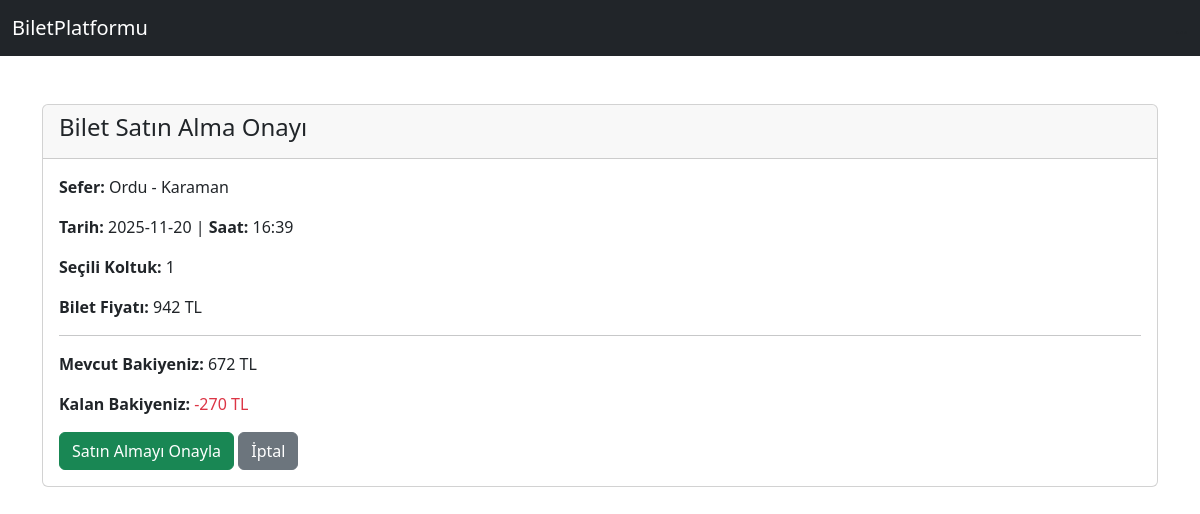
Page /bilet_satinal.php?sefer_id=1&koltuk_no=1 (signed in) on the committed database.
### tables this page shows
CREATE TABLE seferler (
        id INTEGER PRIMARY KEY AUTOINCREMENT, -- İŞTE BURASI! ID SÜTUNU
        firma_id INTEGER NOT NULL,
        kalkis_yeri VARCHAR(100) NOT NULL,
        varis_yeri VARCHAR(100) NOT NULL,
        tarih DATE NOT NULL,
        kalkis_saati TIME NOT NULL,
        fiyat DECIMAL(10, 2) NOT NULL,
        koltuk_sayisi INTEGER NOT NULL,
        FOREIGN KEY (firma_id) REFERENCES firmalar(id)
    );

CREATE TABLE users (
        id INTEGER PRIMARY KEY AUTOINCREMENT,
        username VARCHAR(50) UNIQUE NOT NULL,
        email VARCHAR(100) UNIQUE NOT NULL,
        password_hash VARCHAR(255) NOT NULL,
        role VARCHAR(20) NOT NULL DEFAULT 'user',
        firma_id INTEGER,
        balance DECIMAL(10, 2) DEFAULT 0.00
    );

### bilet_satinal.php (the view, shortened to what this page needs)
<?php
$sefer_id = $_GET['sefer_id'] ?? null;
$koltuk_no = $_GET['koltuk_no'] ?? null;
try {
    $db = new PDO('sqlite:bilet_satis.db');
    $db->setAttribute(PDO::ATTR_ERRMODE, PDO::ERRMODE_EXCEPTION);
} catch (PDOException $e) {
    die("Veritabanı bağlantı hatası: " . $e->getMessage());
}
try {
    $stmt_sefer = $db->prepare("SELECT * FROM seferler WHERE id = :sefer_id");
    $stmt_sefer->bindParam(':sefer_id', $sefer_id);
    $stmt_sefer->execute();
    $sefer = $stmt_sefer->fetch(PDO::FETCH_ASSOC);
    $stmt_user = $db->prepare("SELECT balance FROM users WHERE id = :user_id");
    $stmt_user->bindParam(':user_id', $_SESSION['user_id']);
    $stmt_user->execute();
    $user = $stmt_user->fetch(PDO::FETCH_ASSOC);
} catch (PDOException $e) {
    die("Bir hata oluştu: " . $e->getMessage());
}
?>
<!DOCTYPE html>
<html lang="tr">
<head>
    <link href="https://cdn.jsdelivr.net/npm/bootstrap@5.3.2/dist/css/bootstrap.min.css" rel="stylesheet">
</head>
<body>
<nav class="navbar navbar-expand-lg navbar-dark bg-dark"><div class="container-fluid"><a class="navbar-brand" href="#">BiletPlatformu</a>...</div></nav>
<div class="container mt-5">
    <div class="card">
        <div class="card-header">
            <h4>Bilet Satın Alma Onayı</h4>
        </div>
        <div class="card-body">
            <p><strong>Sefer:</strong> <?php echo htmlspecialchars($sefer['kalkis_yeri']); ?> - <?php echo htmlspecialchars($sefer['varis_yeri']); ?></p>
            <p><strong>Tarih:</strong> <?php echo htmlspecialchars($sefer['tarih']); ?> | <strong>Saat:</strong> <?php echo htmlspecialchars($sefer['kalkis_saati']); ?></p>
            <p><strong>Seçili Koltuk:</strong> <?php echo htmlspecialchars($koltuk_no); ?></p>
            <p><strong>Bilet Fiyatı:</strong> <?php echo htmlspecialchars($sefer['fiyat']); ?> TL</p>
            <hr>
            <p><strong>Mevcut Bakiyeniz:</strong> <?php echo htmlspecialchars($user['balance']); ?> TL</p>
            <p><strong>Kalan Bakiyeniz:</strong> <span class="text-danger"><?php echo htmlspecialchars($user['balance'] - $sefer['fiyat']); ?> TL</span></p>
            <form action="bilet_satinal.php?sefer_id=<?php echo $sefer_id; ?>&koltuk_no=<?php echo $koltuk_no; ?>" method="POST">
                <button type="submit" class="btn btn-success">Satın Almayı Onayla</button>
                <a href="sefer_detay.php?id=<?php echo $sefer_id; ?>" class="btn btn-secondary">İptal</a>
            </form>
        </div>
    </div>
</div>
</body>
</html>

### rows in the picture
seferler: kalkis_yeri "Ordu", varis_yeri "Karaman", tarih "2025-11-20", kalkis_saati "16:39", fiyat "942"
users: balance "672", $user['balance']-$sefer['fiyat'] "-270"

### other values in the picture
$koltuk_no "1"
